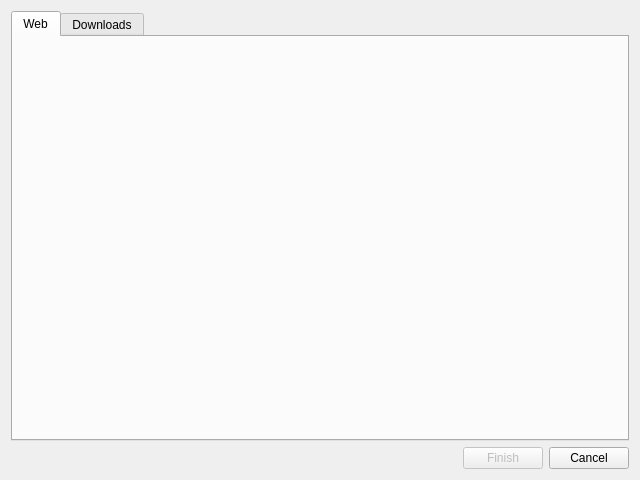
<?xml version="1.0" encoding="UTF-8"?>
<ui version="4.0">
 <class>QuickModDownloadDialog</class>
 <widget class="QDialog" name="QuickModDownloadDialog">
  <property name="geometry">
   <rect>
    <x>0</x>
    <y>0</y>
    <width>640</width>
    <height>480</height>
   </rect>
  </property>
  <property name="windowTitle">
   <string>Dialog</string>
  </property>
  <layout class="QVBoxLayout" name="verticalLayout">
   <item>
    <widget class="QTabWidget" name="tabWidget">
     <property name="currentIndex">
      <number>0</number>
     </property>
     <widget class="QWidget" name="web">
      <attribute name="title">
       <string>Web</string>
      </attribute>
      <layout class="QVBoxLayout" name="webLayout"/>
     </widget>
     <widget class="QWidget" name="downloads">
      <attribute name="title">
       <string>Downloads</string>
      </attribute>
      <layout class="QVBoxLayout" name="verticalLayout_2">
       <item>
        <widget class="QTreeWidget" name="progressList">
         <attribute name="headerShowSortIndicator" stdset="0">
          <bool>true</bool>
         </attribute>
         <column>
          <property name="text">
           <string>Name</string>
          </property>
         </column>
         <column>
          <property name="text">
           <string>URL</string>
          </property>
         </column>
         <column>
          <property name="text">
           <string>Progress</string>
          </property>
         </column>
        </widget>
       </item>
      </layout>
     </widget>
    </widget>
   </item>
   <item>
    <layout class="QHBoxLayout" name="horizontalLayout">
     <item>
      <spacer name="horizontalSpacer">
       <property name="orientation">
        <enum>Qt::Horizontal</enum>
       </property>
       <property name="sizeHint" stdset="0">
        <size>
         <width>40</width>
         <height>20</height>
        </size>
       </property>
      </spacer>
     </item>
     <item>
      <widget class="QPushButton" name="finishButton">
       <property name="enabled">
        <bool>false</bool>
       </property>
       <property name="text">
        <string>Finish</string>
       </property>
      </widget>
     </item>
     <item>
      <widget class="QPushButton" name="cancelButton">
       <property name="text">
        <string>Cancel</string>
       </property>
      </widget>
     </item>
    </layout>
   </item>
  </layout>
 </widget>
 <resources/>
 <connections>
  <connection>
   <sender>cancelButton</sender>
   <signal>clicked()</signal>
   <receiver>QuickModDownloadDialog</receiver>
   <slot>reject()</slot>
   <hints>
    <hint type="sourcelabel">
     <x>567</x>
     <y>464</y>
    </hint>
    <hint type="destinationlabel">
     <x>462</x>
     <y>448</y>
    </hint>
   </hints>
  </connection>
  <connection>
   <sender>finishButton</sender>
   <signal>clicked()</signal>
   <receiver>QuickModDownloadDialog</receiver>
   <slot>accept()</slot>
   <hints>
    <hint type="sourcelabel">
     <x>486</x>
     <y>457</y>
    </hint>
    <hint type="destinationlabel">
     <x>354</x>
     <y>448</y>
    </hint>
   </hints>
  </connection>
 </connections>
</ui>
